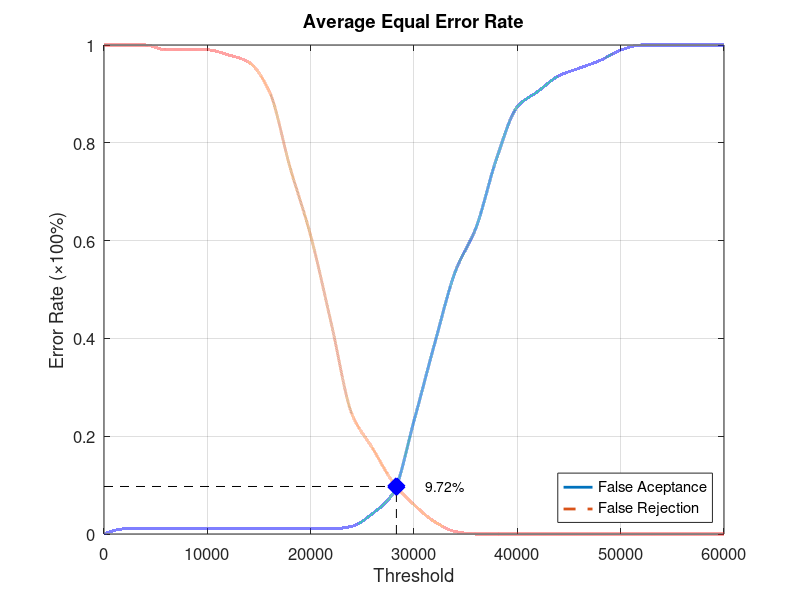
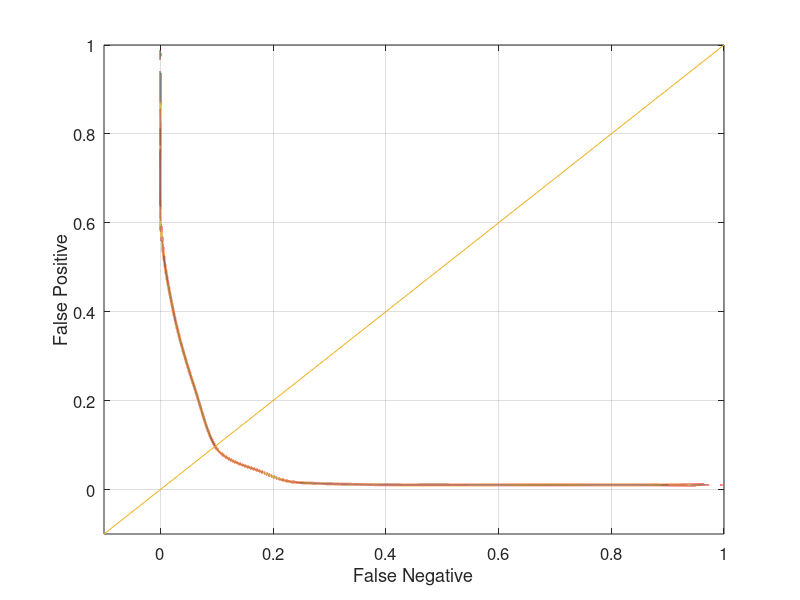

Here is the MATLAB script that generated these plots, in order:
function yEER = Database4_4
close all;
clear;
clc;
x = 0:2000:60000;
xq = 0:0.5:60000;

y0 = [0 0.0105263 0.0105263 0.0105263 0.0105263 0.0105263 0.0105263 0.0105263 0.0105263 0.0105263 0.0105263 0.0105263 0.0157895 0.0421053 0.0842105 0.231579 0.389474 0.536842 0.626316 0.768421 0.873684 0.905263 0.936842 0.952632 0.968421 0.989474 1 1 1 1 1];
yy0 = interp1(x, y0, xq, 'pchip');
y1 = [1 1 1 0.99 0.99 0.99 0.98 0.965 0.905 0.75 0.61 0.43 0.245 0.175 0.105 0.06 0.025 0.005 0 0 0 0 0 0 0 0 0 0 0 0 0];
yy1 = interp1(x, y1, xq, 'pchip');

% Calculating EER: 
y2 = abs(y0 - y1);
find(y2 == min(y2))
yy2 = abs(yy0 - yy1);
xEER = find(yy2 == min(yy2));
xEERIndex = xq(xEER) % X-axis EER
yEER = yy0(xEER) % Y-axis EER

main = figure
plot(xq, yy0,'-','LineWidth', 2);	hold on
plot(xq, yy1,'--','LineWidth', 2);	hold on
plot([xEERIndex xEERIndex], [0 yEER], 'k--');	hold on
plot([0 xEERIndex], [yEER yEER], 'k--');	hold on
plot(xEERIndex, yEER, 'bx', 'LineWidth', 10);	hold on
text(xEERIndex + 10 * xEERIndex / 100, yEER, [num2str(round((10000 * yEER)) / 100) '%'])
legend('False Aceptance', 'False Rejection', 'Location', 'SouthEast')
xlabel('Threshold')
ylabel('Error Rate (\times100%)')
title('Average Equal Error Rate')
set(gca, 'FontSize', 12)
axis([0 60000 0 1])
grid on

print(main, 'Database4_4Main', '-dpng');
FNRxFPR = figure('Color', [1 1 1]);
plot(yy1, yy0, '-', yy1, yy0, 'LineWidth', 2);
hold on
y = -0.1:0.1:1
plot(y, y); 
set(gca, 'FontSize', 12)
xlabel('False Negative')
ylabel('False Positive')
axis([-0.1 1 -0.1 1])
set(gca, 'FontSize', 12)
grid on

print(FNRxFPR, 'Database4_4FNRxFPR','-dpng');
end
